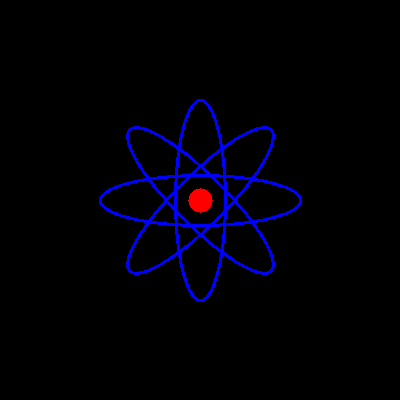
//> input picture 02_imgproc/01_drawing/atom_image_1004.jpg, 400 x 400 px
$ ./motion_deblur_filter -image=../01_drawing/atom_image_1004.jpg   (built with g++ and OpenCV 4)
//> lines starting //> are read from the running program, lines starting //| are printed output that depends on the picture; after the words box and inside, x2 and y2 are one past the last pixel; in counts of white or black regions, pixels touching at a corner belong together
/**
* @brief You will learn how to recover an image with motion blur distortion using a Wiener filter
* @author Karpushin Vladislav, karpushin@ngs.ru, https://github.com/VladKarpushin
*/
#include <iostream>
#include "opencv2/imgproc.hpp"
#include "opencv2/imgcodecs.hpp"

using namespace cv;
using namespace std;

void help();
void calcPSF(Mat& outputImg, Size filterSize, int len, double theta);
void fftshift(const Mat& inputImg, Mat& outputImg);
void filter2DFreq(const Mat& inputImg, Mat& outputImg, const Mat& H);
void calcWnrFilter(const Mat& input_h_PSF, Mat& output_G, double nsr);
void edgetaper(const Mat& inputImg, Mat& outputImg, double gamma = 5.0, double beta = 0.2);

const String keys =
"{help h usage ? |             | print this message				}"
"{image          |input.png    | input image name				}"
"{LEN            |125          | length of a motion				}"
"{THETA          |0            | angle of a motion in degrees	}"
"{SNR            |700          | signal to noise ratio			}"
;

int main(int argc, char *argv[])
{
    help();
    CommandLineParser parser(argc, argv, keys);
    if (parser.has("help"))
    {
        parser.printMessage();
        return 0;
    }

    int LEN = parser.get<int>("LEN");
    double THETA = parser.get<double>("THETA");
    int snr = parser.get<int>("SNR");
    string strInFileName = parser.get<String>("image");

    if (!parser.check())
    {
        parser.printErrors();
        return 0;
    }

    samples::addSamplesDataSearchSubDirectory("doc/tutorials/imgproc/motion_deblur_filter/images");

    Mat imgIn;
    imgIn = imread(samples::findFile(strInFileName), IMREAD_GRAYSCALE);
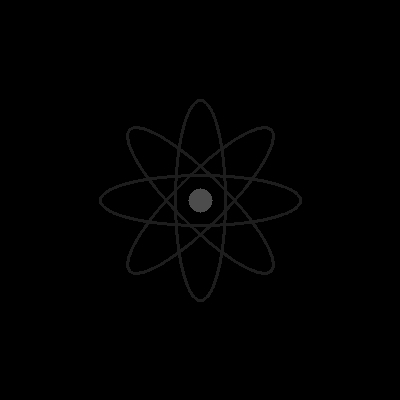
//> imgIn: 400 rows x 400 cols, CV_8UC1; min 0, max 77, mean 1.1
    if (imgIn.empty()) //check whether the image is loaded or not
    {
        cout << "ERROR : Image cannot be loaded..!!" << endl;
        return -1;
    }

    Mat imgOut;

//! [main]
    // it needs to process even image only
    Rect roi = Rect(0, 0, imgIn.cols & -2, imgIn.rows & -2);
//> roi = Rect(0, 0, 400, 400)

    //Hw calculation (start)
    Mat Hw, h;
    calcPSF(h, roi.size(), LEN, THETA);
    calcWnrFilter(h, Hw, 1.0 / double(snr));
    //Hw calculation (stop)

    imgIn.convertTo(imgIn, CV_32F);
    edgetaper(imgIn, imgIn);

    // filtering (start)
    filter2DFreq(imgIn(roi), imgOut, Hw);
    // filtering (stop)
//! [main]

    imgOut.convertTo(imgOut, CV_8U);
    normalize(imgOut, imgOut, 0, 255, NORM_MINMAX);
    imwrite("result.jpg", imgOut);
    return 0;
}

void help()
{
    cout << "2018-08-14" << endl;
    cout << "Motion_deblur_v2" << endl;
    cout << "You will learn how to recover an image with motion blur distortion using a Wiener filter" << endl;
}

//! [calcPSF]
void calcPSF(Mat& outputImg, Size filterSize, int len, double theta)
{
//> called with filterSize = Size(400, 400), len = 125, theta = 0
    Mat h(filterSize, CV_32F, Scalar(0));
    Point point(filterSize.width / 2, filterSize.height / 2);
//> point = Point(200, 200)
    ellipse(h, point, Size(0, cvRound(float(len) / 2.0)), 90.0 - theta, 0, 360, Scalar(255), FILLED);
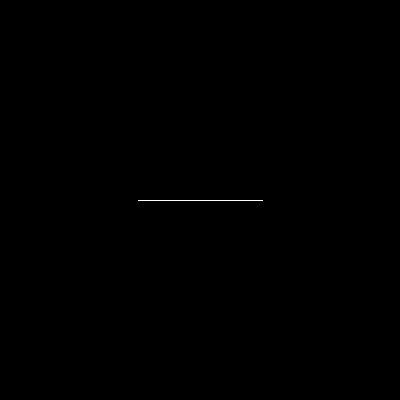
//> h: 400 rows x 400 cols, CV_32FC1; 0.08% white in thin lines or dots, all inside (x1, y1, x2, y2) = (138, 200, 263, 201)
    Scalar summa = sum(h);
//> summa = Scalar(31875)
    outputImg = h / summa[0];
}
//! [calcPSF]

//! [fftshift]
void fftshift(const Mat& inputImg, Mat& outputImg)
{
    outputImg = inputImg.clone();
    int cx = outputImg.cols / 2;
//> cx = 200
    int cy = outputImg.rows / 2;
//> cy = 200
//> in main, `imgIn.convertTo(imgIn, CV_32F);`:
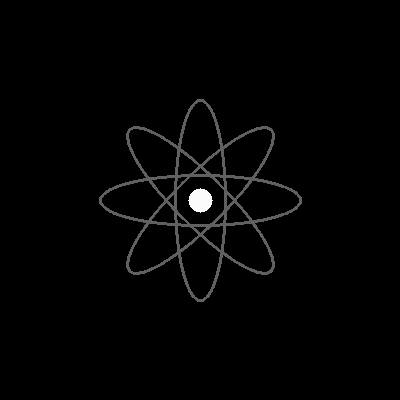
//> imgIn: 400 rows x 400 cols, CV_32FC1; min 0, max 77, mean 1.1; drawn with min black and max white
    Mat q0(outputImg, Rect(0, 0, cx, cy));
    Mat q1(outputImg, Rect(cx, 0, cx, cy));
    Mat q2(outputImg, Rect(0, cy, cx, cy));
    Mat q3(outputImg, Rect(cx, cy, cx, cy));
    Mat tmp;
    q0.copyTo(tmp);
    q3.copyTo(q0);
    tmp.copyTo(q3);
    q1.copyTo(tmp);
    q2.copyTo(q1);
    tmp.copyTo(q2);
}
//! [fftshift]

//! [filter2DFreq]
void filter2DFreq(const Mat& inputImg, Mat& outputImg, const Mat& H)
{
    Mat planes[2] = { Mat_<float>(inputImg.clone()), Mat::zeros(inputImg.size(), CV_32F) };
    Mat complexI;
    merge(planes, 2, complexI);
    dft(complexI, complexI, DFT_SCALE);

    Mat planesH[2] = { Mat_<float>(H.clone()), Mat::zeros(H.size(), CV_32F) };
    Mat complexH;
    merge(planesH, 2, complexH);
    Mat complexIH;
    mulSpectrums(complexI, complexH, complexIH, 0);

    idft(complexIH, complexIH);
    split(complexIH, planes);
    outputImg = planes[0];
}
//! [filter2DFreq]

//! [calcWnrFilter]
void calcWnrFilter(const Mat& input_h_PSF, Mat& output_G, double nsr)
{
    Mat h_PSF_shifted;
    fftshift(input_h_PSF, h_PSF_shifted);
    Mat planes[2] = { Mat_<float>(h_PSF_shifted.clone()), Mat::zeros(h_PSF_shifted.size(), CV_32F) };
    Mat complexI;
    merge(planes, 2, complexI);
    dft(complexI, complexI);
    split(complexI, planes);
    Mat denom;
    pow(abs(planes[0]), 2, denom);
    denom += nsr;
    divide(planes[0], denom, output_G);
}
//! [calcWnrFilter]

//! [edgetaper]
void edgetaper(const Mat& inputImg, Mat& outputImg, double gamma, double beta)
{
//> called with gamma = 5, beta = 0.2
    int Nx = inputImg.cols;
//> Nx = 400
    int Ny = inputImg.rows;
//> Ny = 400
    Mat w1(1, Nx, CV_32F, Scalar(0));
//> w1 = 400 values from 0 to 0
    Mat w2(Ny, 1, CV_32F, Scalar(0));
//> w2 = 400 values from 0 to 0

    float* p1 = w1.ptr<float>(0);
    float* p2 = w2.ptr<float>(0);
    float dx = float(2.0 * CV_PI / Nx);
    float x = float(-CV_PI);
    for (int i = 0; i < Nx; i++)
    {
        p1[i] = float(0.5 * (tanh((x + gamma / 2) / beta) - tanh((x - gamma / 2) / beta)));
        x += dx;
    }
    float dy = float(2.0 * CV_PI / Ny);
    float y = float(-CV_PI);
    for (int i = 0; i < Ny; i++)
    {
        p2[i] = float(0.5 * (tanh((y + gamma / 2) / beta) - tanh((y - gamma / 2) / beta)));
        y += dy;
    }
    Mat w = w2 * w1;
    multiply(inputImg, w, outputImg);
//> inputImg: 400 rows x 400 cols, CV_32FC1; 1.93% of pixels changed, all inside (x1, y1, x2, y2) = (97, 99, 304, 304)
//> in filter2DFreq, `Mat planes[2] = { Mat_<float>(inputImg.clone()), Mat::zeros(inputImg.s..`: planes[1]: 400 rows x 400 cols, CV_32FC1; every value is 0
//> in filter2DFreq, `split(complexIH, planes);`:
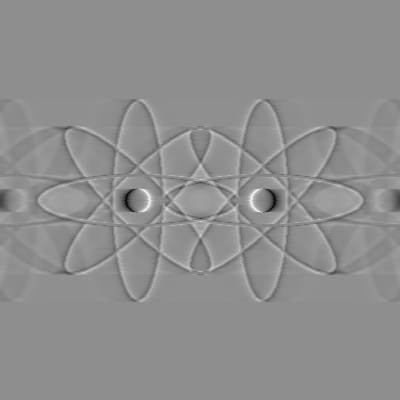
//> planes[0]: 400 rows x 400 cols, CV_32FC1; min -732, max 576, mean 1.1; drawn with min black and max white
//> in filter2DFreq, `split(complexIH, planes);`:
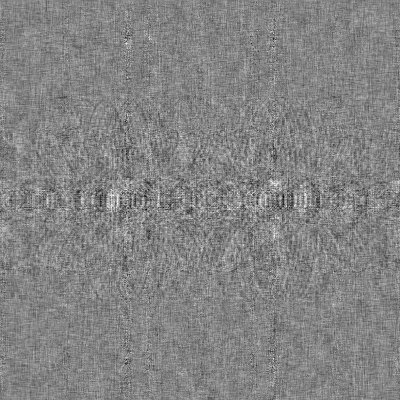
//> planes[1]: 400 rows x 400 cols, CV_32FC1; min -6.08e-05, max 5.69e-05, mean 3.14e-15; drawn with min black and max white
//> in main, `imgOut.convertTo(imgOut, CV_8U);`:
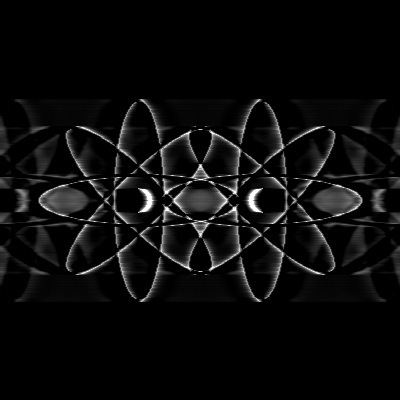
//> imgOut: 400 rows x 400 cols, CV_8UC1; min 0, max 255, mean 11.9
}
//! [edgetaper]
